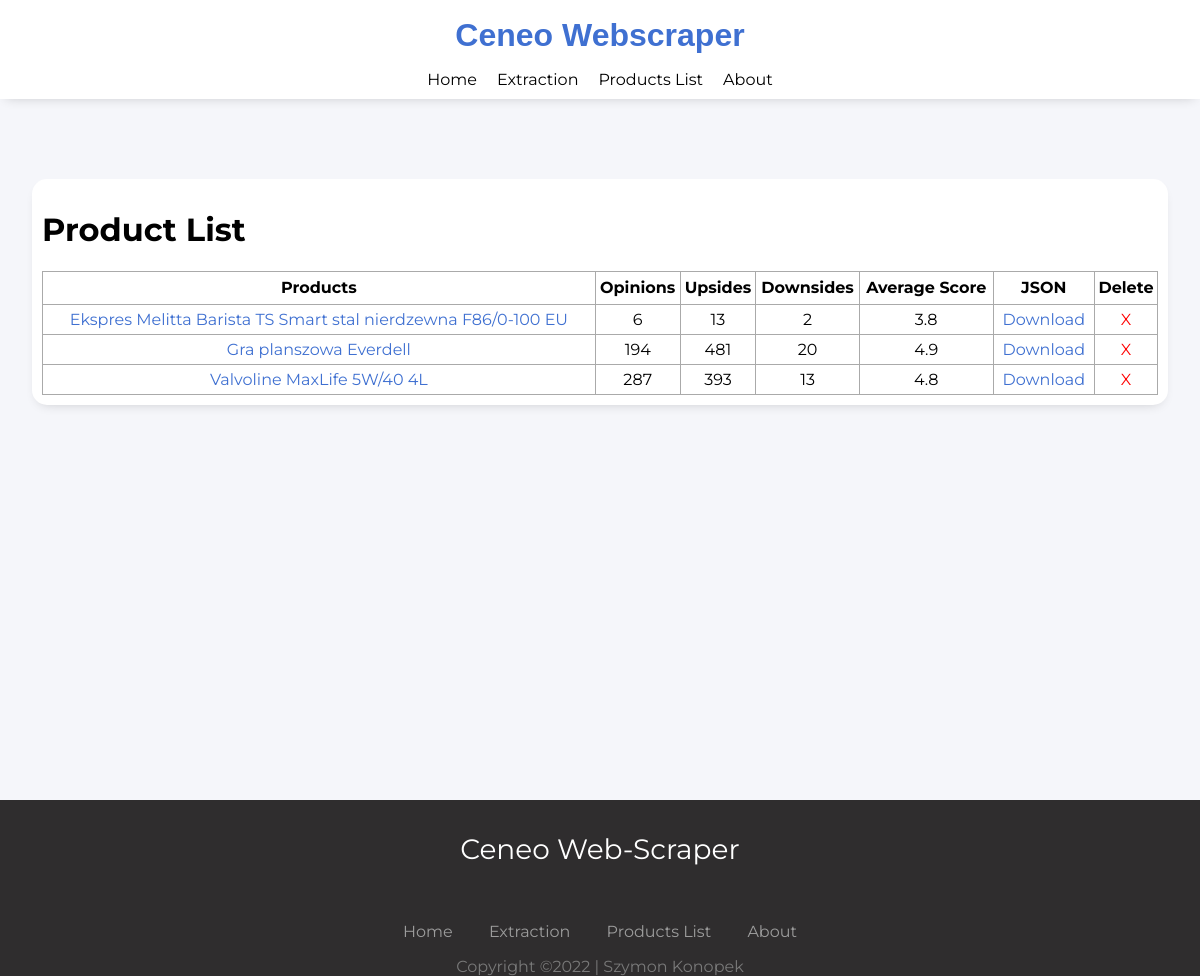
Before: /product-list with the older database file.
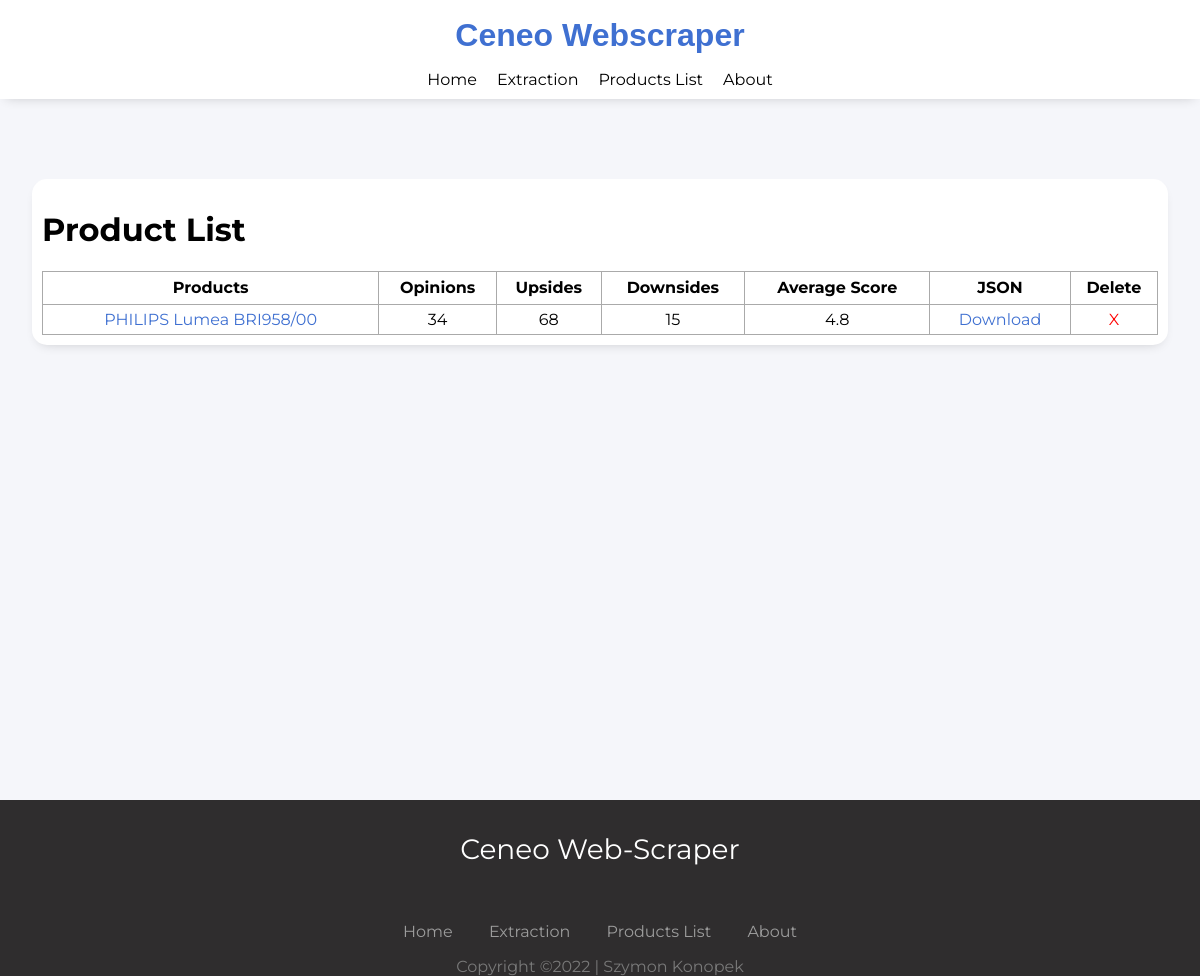
After: the same page with the newer database file.
### app.py (models this page shows, shortened)
class Ceneo(db.Model):
    id = db.Column(db.Integer, primary_key = True)
    data_entry_id = db.Column(db.String(200), nullable = False)
    product_id = db.Column(db.String(200), nullable = False)
    author_name = db.Column(db.String(200), nullable = False)
    opinion_text = db.Column(db.String(200), nullable = False)
    recommended = db.Column(db.Boolean, nullable = False)
    score_count = db.Column(db.String(200), nullable = False)
    credibility = db.Column(db.Boolean(200), nullable = False)
    upvotes = db.Column(db.String(200), nullable = False)
    downvotes = db.Column(db.String(200), nullable = False)
    purchase_date = db.Column(db.String, nullable = True)
    review_date = db.Column(db.String, nullable = True)
    advantages = db.Column(db.String(200), nullable = False)
    disadvantages = db.Column(db.String(200), nullable = False)
    product_name = db.Column(db.String(200), nullable = False)
    completed = db.Column(db.Integer, default = 0)
    date_created = db.Column(db.DateTime, default = datetime.utcnow)

### app.py (the view)
@app.route('/product-list')
def product_list():
    tasks = Ceneo.query.order_by(Ceneo.date_created).all()
    unique_ids = []
    unique_products = []
    def to_float(score):
        score = score[:-2]
        score = score.replace(",",".")
        return float(score)
    for task in tasks:
        if task.product_id not in unique_ids:
            unique_ids.append(str(task.product_id))
            opinions = Ceneo.query.order_by(Ceneo.date_created).filter(Ceneo.product_id == task.product_id)
            number_of_downsides = 0
            number_of_upsides = 0
            score_sum = 0
            for opinion in opinions:
                number_of_upsides += len(opinion.advantages.split(',')) if len(opinion.advantages) > 1 else 0
                number_of_downsides += len(opinion.disadvantages.split(',')) if len(opinion.disadvantages) > 1 else 0
                score_sum += to_float(opinion.score_count)
            unique_products.append({"id": task.product_id,"name": task.product_name, "number_of_opinions" : opinions.count(), "number_of_downsides" : number_of_downsides, "number_of_upsides" : number_of_upsides, "average_score" : round(score_sum/opinions.count(),1) })
    return render_template('product-list.html', unique_products = unique_products)

### templates/product-list.html (shortened to what this page needs)
{% extends 'base.html' %}
{% block body %}
    <div class = "content">
        <h1>Product List</h1>
        {% if unique_products|length < 1 %}
        <h4>No entries :(</h4>
        {% else %}
        <table>
            <tr>
                <th>Products</th>
                <th>Opinions</th>
                <th>Upsides</th>
                <th>Downsides</th>
                <th>Average Score</th>
                <th>JSON</th>
                <th>Delete</th>
            </tr>
            {% set count = 0%}
            {% for product in unique_products %}
                    <tr>
                        <td>
                            <a href="/product-page/{{product['id']}}"  class ="product-list">{{ product["name"] }}</a>
                        </td>
                        <td>
                            {{product["number_of_opinions"]}}
                        </td>
                        <td>
                            {{product["number_of_upsides"]}}
                        </td>
                        <td>
                            {{product["number_of_downsides"]}}
                        </td>
                        <td>
                            {{product["average_score"]}}
                        </td>
                        <td>
                            <a href="/download-json/{{product['id']}}" class ="product-list">Download</a>
                        </td>
                        <td>
                            <a href="/delete-page/{{product['id']}}" class = "delete">X</a>
                        </td>
                    </tr>
                {% set count = 1 %}
            {% endfor%}
        </table>
        {% endif %}
    </div>
{% endblock%}

### templates/base.html (shortened to what this page needs)
<!DOCTYPE html>
<html lang="en">
<head>
    <link rel = "stylesheet" href = "{{ url_for('static', filename = 'css/main.css') }}">
    <link rel = "stylesheet" href = "{{ url_for('static', filename = 'css/navbar.css') }}">
</head>
<body>
    <div class = "all">
        <div class = "main">
            <div class = "banner"><a href="/">Ceneo Webscraper</a></div>
            <div class = "navbar">
                <a href = "/">Home</a>
                <a href = "/extraction">Extraction</a>
                <a href = "/product-list">Products List</a>
                <a href = "/author">About</a>
            </div>
            <div class = "main-container">
                {% block body %}{% endblock%}
            </div>
        </div>
        <footer class = "footer">
                <div class = "footer-title">Ceneo Web-Scraper</div>
                <div class = "footer-links">
                    <a href = "/">Home</a>
                    <a href = "/extraction">Extraction</a>
                    <a href = "/product-list">Products List</a>
                    <a href = "/author">About</a>
                </div>
                <div class = "footer-info">Copyright ©2022 | Szymon Konopek </div>
        </footer>
    </div>
</body>
</html>

### static/css/main.css (style rules this page uses)
body, html { margin: 0; font-family: montserrat,sans-serif; background-color: #f5f6fa; }
.all { display: -webkit-box; display: -ms-flexbox; display: flex; -webkit-box-orient: vertical; -webkit-box-direction: normal; -ms-flex-direction: column; flex-direction: column; }
.main { min-height: 100vh; display: -webkit-box; display: -ms-flexbox; display: flex; -webkit-box-orient: vertical; -webkit-box-direction: normal; -ms-flex-direction: column; flex-direction: column; }
.content { margin: 0 auto; display: -webkit-box; display: -ms-flexbox; display: flex; -webkit-box-orient: vertical; -webkit-box-direction: normal; -ms-flex-direction: column; flex-direction: column; background-color: red; margin: 2em; border-radius: 15px 15px 15px 15px; background-color: #ffffff; padding: 10px; -webkit-box-shadow: 0px 5px 12px -6px rgba(0, 0, 0, 0.19); box-shadow: 0px 5px 12px -6px rgba(0, 0, 0, 0.19); }
table, td, th { border: 1px solid #aaa; }
table { border-collapse: collapse; table-layout: auto; width: 100%; }
.product-list { color: #3f70d1; }
th { height: 30px; }
td { text-align: center; padding: 5px; }
a { text-decoration: none; }
a.delete { color: red; }

### static/css/navbar.css (style rules this page uses)
.navbar { background-color: #ffffff; color: #4a7cdf; z-index: 1; -webkit-box-shadow: 0px 5px 12px -6px rgba(0, 0, 0, 0.19); box-shadow: 0px 5px 12px -6px rgba(0, 0, 0, 0.19); display: -webkit-box; display: -ms-flexbox; display: flex; -webkit-box-align: center; -ms-flex-align: center; align-items: center; -webkit-box-pack: center; -ms-flex-pack: center; justify-content: center; margin-bottom: 3em; }
.navbar a { text-decoration: none; color: black; margin-left: 10px; margin-right: 10px; margin-bottom: 10px; }
.banner { background-color: #ffffff; height: 70px; z-index: 1; font-family: monserat, sans-serif; color: #245bca; font-weight: bold; font-size: 2em; display: -webkit-box; display: -ms-flexbox; display: flex; -webkit-box-pack: center; -ms-flex-pack: center; justify-content: center; -webkit-box-align: center; -ms-flex-align: center; align-items: center; }
.banner a { text-decoration: none; color: #3f70d1; }
.footer { padding-top: 2em; background-color: #2f2d2e; display: -webkit-box; display: -ms-flexbox; display: flex; -webkit-box-orient: vertical; -webkit-box-direction: normal; -ms-flex-direction: column; flex-direction: column; -webkit-box-align: center; -ms-flex-align: center; align-items: center; }
.footer-title { color: #ffffff; font-size: 1.75em; margin-bottom: 2em; }
.footer-links { margin-bottom: 1em; }
.footer-links a { color: #9c9c9c; padding: 1em; }
.footer-info { color: #797979; }

Changed rows visible on the page:
removed Ceneo: name "Ekspres Melitta Barista TS Smart stal nierdzewna F86/0-100 EU", number_of_opinions "6", number_of_upsides "13", number_of_downsides "2", average_score "3.8"
no longer on this page (row edited): Ceneo: name "Gra planszowa Everdell", number_of_opinions "194", number_of_upsides "481", number_of_downsides "20", average_score "4.9"
removed Ceneo: name "Valvoline MaxLife 5W/40 4L", number_of_opinions "287", number_of_upsides "393", number_of_downsides "13", average_score "4.8"
added Ceneo: name "PHILIPS Lumea BRI958/00", number_of_opinions "34", number_of_upsides "68", number_of_downsides "15", average_score "4.8"
